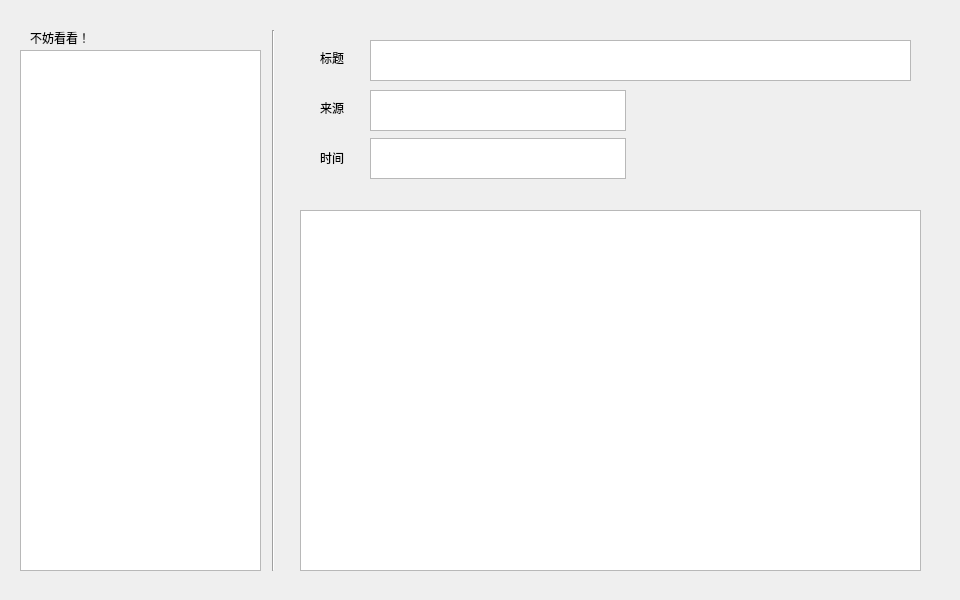
<?xml version="1.0" encoding="UTF-8"?>
<ui version="4.0">
 <class>NewsDialog</class>
 <widget class="QDialog" name="NewsDialog">
  <property name="geometry">
   <rect>
    <x>0</x>
    <y>0</y>
    <width>960</width>
    <height>600</height>
   </rect>
  </property>
  <property name="windowTitle">
   <string>NewsDialog</string>
  </property>
  <widget class="QListWidget" name="promote">
   <property name="geometry">
    <rect>
     <x>20</x>
     <y>50</y>
     <width>241</width>
     <height>521</height>
    </rect>
   </property>
  </widget>
  <widget class="QTextBrowser" name="content">
   <property name="geometry">
    <rect>
     <x>300</x>
     <y>210</y>
     <width>621</width>
     <height>361</height>
    </rect>
   </property>
  </widget>
  <widget class="QTextBrowser" name="time">
   <property name="geometry">
    <rect>
     <x>370</x>
     <y>138</y>
     <width>256</width>
     <height>41</height>
    </rect>
   </property>
  </widget>
  <widget class="QLabel" name="label_2">
   <property name="geometry">
    <rect>
     <x>320</x>
     <y>100</y>
     <width>72</width>
     <height>15</height>
    </rect>
   </property>
   <property name="text">
    <string>来源</string>
   </property>
  </widget>
  <widget class="Line" name="line">
   <property name="geometry">
    <rect>
     <x>263</x>
     <y>30</y>
     <width>20</width>
     <height>541</height>
    </rect>
   </property>
   <property name="orientation">
    <enum>Qt::Vertical</enum>
   </property>
  </widget>
  <widget class="QTextBrowser" name="source">
   <property name="geometry">
    <rect>
     <x>370</x>
     <y>90</y>
     <width>256</width>
     <height>41</height>
    </rect>
   </property>
  </widget>
  <widget class="QLabel" name="label_3">
   <property name="geometry">
    <rect>
     <x>320</x>
     <y>150</y>
     <width>72</width>
     <height>15</height>
    </rect>
   </property>
   <property name="text">
    <string>时间</string>
   </property>
  </widget>
  <widget class="QLabel" name="label">
   <property name="geometry">
    <rect>
     <x>320</x>
     <y>50</y>
     <width>72</width>
     <height>15</height>
    </rect>
   </property>
   <property name="text">
    <string>标题</string>
   </property>
  </widget>
  <widget class="QTextBrowser" name="title">
   <property name="geometry">
    <rect>
     <x>370</x>
     <y>40</y>
     <width>541</width>
     <height>41</height>
    </rect>
   </property>
  </widget>
  <widget class="QLabel" name="label_4">
   <property name="geometry">
    <rect>
     <x>30</x>
     <y>30</y>
     <width>72</width>
     <height>15</height>
    </rect>
   </property>
   <property name="text">
    <string>不妨看看！</string>
   </property>
  </widget>
 </widget>
 <layoutdefault spacing="6" margin="11"/>
 <resources/>
 <connections/>
</ui>
